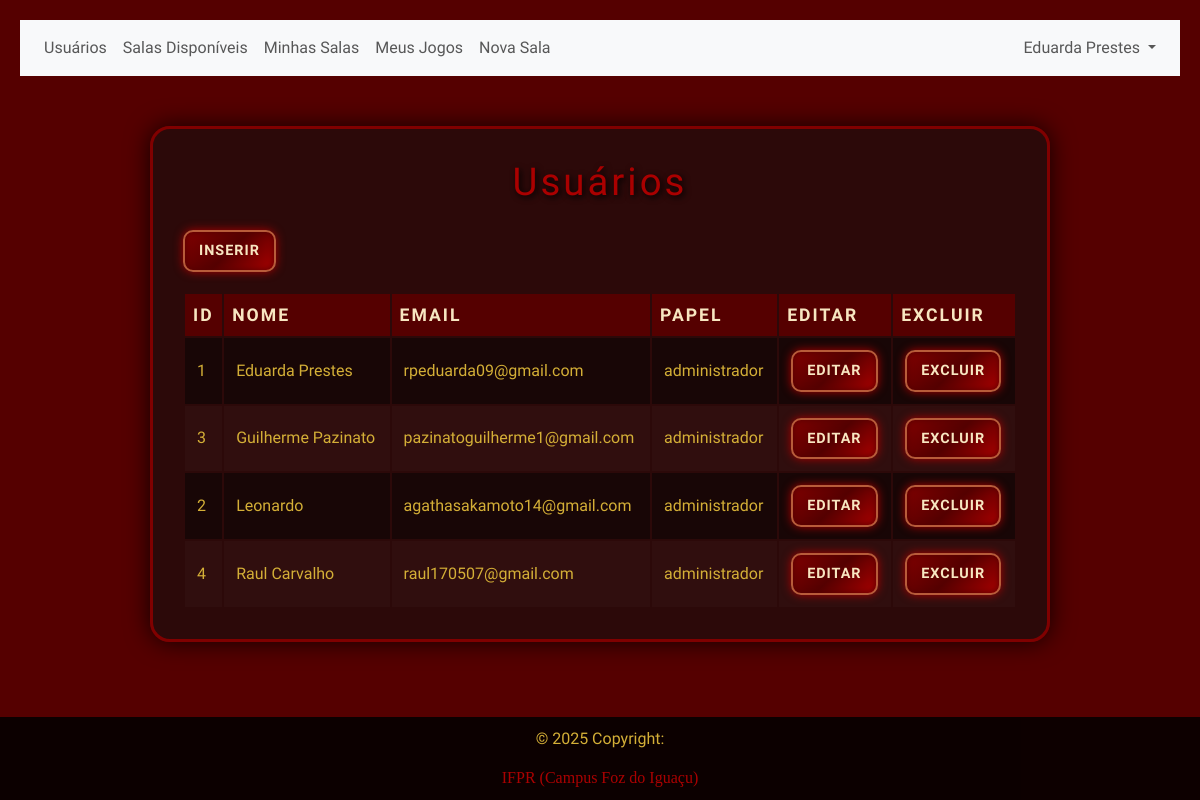
The page /app/controller/UsuarioController.php?action=list (signed in) on the database its author committed.
### tables this page shows
CREATE TABLE IF NOT EXISTS `usuarios` (
    `id` INT NOT NULL AUTO_INCREMENT,
    `papel` ENUM('jogador', 'administrador') NOT NULL,
    `nome` VARCHAR(100) NOT NULL,
    `apelido` VARCHAR(50) NULL DEFAULT NULL,
    `email` VARCHAR(100) NOT NULL,
    `telefone` VARCHAR(20) NULL DEFAULT NULL,
    `data_nascimento` DATE NOT NULL,
    `senha` VARCHAR(255) NOT NULL,
    `foto` VARCHAR(255) NULL,
    PRIMARY KEY (`id`),
    UNIQUE INDEX `email_unique` (`email` ASC),
    UNIQUE INDEX `apelido_unique` (`apelido` ASC)
);

### app/controller/UsuarioController.php (called while the page is built, shortened)
<?php
require_once(__DIR__ . "/Controller.php");
require_once(__DIR__ . "/../dao/UsuarioDAO.php");
require_once(__DIR__ . "/../model/Usuario.php");
class UsuarioController extends Controller
{
    private UsuarioDAO $usuarioDao;
    public function __construct()
    {
        $this->usuarioDao = new UsuarioDAO();
        $this->handleAction();
    }
    protected function list(string $msgErro = "", string $msgSucesso = "")
    {
        $dados["lista"] = $this->usuarioDao->list();
        $this->loadView("usuario/list.php", $dados,  $msgErro, $msgSucesso);
    }
}
new UsuarioController();

### app/model/Usuario.php (called while the page is built, shortened)
<?php
class Usuario
{
    private ?int $id;
    private ?string $papel;
    private ?string $nome;
    private ?string $email;
    public function getId(): ?int
    {
        return $this->id;
    }
    public function setId(?int $id): self
    {
        $this->id = $id;
        return $this;
    }
    public function getPapel(): ?string
    {
        return $this->papel;
    }
    public function setPapel(?string $papel): self
    {
        $this->papel = $papel;
        return $this;
    }
    public function getNome(): ?string
    {
        return $this->nome;
    }
    public function setNome(?string $nome): self
    {
        $this->nome = $nome;
        return $this;
    }
    public function getEmail(): ?string
    {
        return $this->email;
    }
    public function setEmail(?string $email): self
    {
        $this->email = $email;
        return $this;
    }
}

### app/dao/UsuarioDAO.php (called while the page is built, shortened)
<?php
include_once(__DIR__ . "/../model/Usuario.php");
class UsuarioDAO
{
    public function list()
    {
        $conn = Connection::getConn();
        $sql = "SELECT * FROM usuarios u ORDER BY u.nome";
        $stm = $conn->prepare($sql);
        $stm->execute();
        $result = $stm->fetchAll();
        return $this->mapUsuarios($result);
    }
    private function mapUsuarios($result)
    {
        $usuarios = array();
        foreach ($result as $reg) {
            $usuario = new Usuario();
            $usuario->setId($reg['id']);
            $usuario->setPapel($reg['papel']);
            $usuario->setNome($reg['nome']);
            $usuario->setApelido($reg['apelido']);
            $usuario->setEmail($reg['email']);
            $usuario->setTelefone($reg['telefone']);
            $usuario->setDataNascimento($reg['data_nascimento']);
            $usuario->setSenha($reg['senha']);
            $usuario->setFoto($reg['foto']);
            array_push($usuarios, $usuario);
        }
        return $usuarios;
    }
}

### app/view/usuario/list.php (the view, shortened to what this page needs)
<?php
require_once(__DIR__ . "/../include/header.php");
require_once(__DIR__ . "/../include/menu.php");
?>
<link rel="stylesheet" href="<?= BASEURL ?>/view/css/list.css">
<div class="container">
    <h1>Usuários</h1>
    <div class="row">
        <div class="col-3">
            <a class="btn"
               href="<?= BASEURL ?>/controller/UsuarioController.php?action=create">
               Inserir</a>
        </div>
        <div class="col-9">
        </div>
    </div>
    <div class="row" style="margin-top: 20px;">
        <div class="col-12">
            <table id="tabUsuarios">
                <thead>
                    <tr>
                        <th>ID</th>
                        <th>Nome</th>
                        <th>Email</th>
                        <th>Papel</th>
                        <th>Editar</th>
                        <th>Excluir</th>
                    </tr>
                </thead>
                <tbody>
                    <?php foreach ($dados['lista'] as $usu): ?>
                        <tr>
                            <td><?= $usu->getId(); ?></td>
                            <td><?= $usu->getNome(); ?></td>
                            <td><?= $usu->getEmail(); ?></td>
                            <td><?= $usu->getPapel(); ?></td>
                            <td>
                                <a class="btn"
                                   href="<?= BASEURL ?>/controller/UsuarioController.php?action=edit&id=<?= $usu->getId() ?>">
                                   Editar</a>
                            </td>
                            <td>
                                <a class="btn"
                                   onclick="return confirm('Confirma a exclusão do usuário?');"
                                   href="<?= BASEURL ?>/controller/UsuarioController.php?action=delete&id=<?= $usu->getId() ?>">
                                   Excluir</a>
                            </td>
                        </tr>
                    <?php endforeach; ?>
                </tbody>
            </table>
        </div>
    </div>
</div>
<?php
require_once(__DIR__ . "/../include/footer.php");
?>

### app/controller/Controller.php (shortened to what this page needs)
<?php
class Controller {
    protected function handleAction() {
        $action = NULL;
        if(isset($_GET['action']))
            $action = $_GET['action'];
        $this->callAction($action);
    }
    protected function callAction($methodName) {
        if($methodName && method_exists($this, $methodName))
            $this->$methodName();
        else {
            echo "Ação não encontrada no controller.<br>";
            echo "Verifique com o administrador do sistema.";
        }
    }
    protected function loadView(string $path, array $dados, string $msgErro = "", string $msgSucesso = "") {
        $caminho = __DIR__ . "/../view/" . $path;
        if(file_exists($caminho)) {
            require $caminho;
        } else {
            echo "Erro ao carrega a view solicitada<br>";
            echo "Caminho: " . $caminho;
        }
    }
}

### app/view/include/header.php (shortened to what this page needs)
<!DOCTYPE html>
<html lang="pt">
<head>
    <link href="https://cdn.jsdelivr.net/npm/bootstrap@5.3.3/dist/css/bootstrap.min.css" rel="stylesheet">
</head>
<body>

### app/view/include/menu.php (shortened to what this page needs)
<?php
$nome = "(Sessão expirada)";
if (isset($_SESSION[SESSAO_USUARIO_NOME]))
    $nome = $_SESSION[SESSAO_USUARIO_NOME];
?>
<link rel="stylesheet" href="<?= BASEURL ?>/view/css/menu.css">
<nav class="navbar navbar-expand-md bg-light px-3 mb-3">
    <div class="collapse navbar-collapse" id="navSite">
        <ul class="navbar-nav mr-auto">
            <li class="nav-item">
                <a class="nav-link" href="<?= BASEURL . '/controller/UsuarioController.php?action=list' ?>">
                    Usuários
                </a>
            </li>
            <li class="nav-item active">
                <a class="nav-link" href="<?= HOME_PAGE ?>">Salas Disponíveis</a>
            </li>
            <li class="nav-item">
                <a class="nav-link" href="<?= BASEURL . '/view/sala/minhas-salas.php' ?>">
                    Minhas Salas
                </a>
            </li>
            <li class="nav-item">
                <a class="nav-link" href="<?= BASEURL . '/view/sala/meus-jogos.php' ?>">
                    Meus Jogos
                </a>
            </li>
            <li class="nav-item">
                <a class="nav-link" href="<?= BASEURL . '/controller/SalaController.php?action=create' ?>">
                    Nova Sala
                </a>
            </li>
        </ul>
        <ul class="navbar-nav ms-auto mr-3">
            <li class="nav-item dropdown">
                <a class="nav-link dropdown-toggle" href="#" id="navbarUsuario"
                    data-bs-toggle="dropdown">
                    <?= $nome ?>
                </a>
            </li>
        </ul>
    </div>
</nav>

### app/view/include/footer.php (shortened to what this page needs)
<link rel="stylesheet" href="<?= BASEURL ?>/view/css/footer.css">
<footer>
    <div>
        © 2025 Copyright:
        <a href="https://foz.ifpr.edu.br" target="_blank">IFPR (Campus Foz do Iguaçu)</a>
    </div>
</footer>
</body>
</html>

### app/view/css/list.css (style rules this page uses)
body { background-color: #550000; font-family: 'Caudex', serif; color: #d4af37; margin: 0; padding: 20px; }
.container { background: rgba(40, 10, 10, 0.9); border: 3px solid #800000; padding: 30px; border-radius: 20px; box-shadow: 0 0 25px rgba(0,0,0,0.8); max-width: 900px; margin: 50px auto; backdrop-filter: blur(6px); }
h1 { font-family: 'Caudex', cursive; font-size: 2.4em; color: #aa0000; margin-bottom: 25px; text-align: center; text-shadow: 2px 2px 6px #000; letter-spacing: 3px; }
table { width: 100%; border-collapse:unset; margin-bottom: 0px; }
thead { background-color: #550000; }
thead th { color: #f8e6c1; font-size: 1.1em; padding: 8px; text-align: left; text-transform: uppercase; letter-spacing: 2px; }
tbody tr { background-color: rgba(20, 5, 5, 0.8); transition: background 0.3s ease; }
tbody tr:nth-child(even) { background-color: rgba(50, 15, 15, 0.8); }
td { padding: 12px; border-bottom: 2px; color: #d4af37; }
button, .btn { background: linear-gradient(135deg, #800000, #550000, #aa0000); border: 2px solid #b85c3a; padding: 8px 14px; border-radius: 10px; font-size: 0.9em; color: #f8e6c1; cursor: pointer; font-weight: bold; text-transform: uppercase; letter-spacing: 1px; box-shadow: 0 0 10px #aa0000, inset 0 0 6px #550000; transition: all 0.3s ease; }

### app/view/css/footer.css (style rules this page uses)
footer { position: fixed; bottom: 0; left: 0; width: 100%; background-color: rgba(0, 0, 0, 0.85); color: #d4af37; text-align: center; padding: 10px 0; font-family: 'Caudex', serif; }
footer a { display: block; margin-top: 15px; color: #aa0000; font-family: 'Cinzel', serif; text-decoration: none; transition: color 0.3s ease; }

### rows shown on the page
usuarios: id "1", nome "Eduarda Prestes", email "rpeduarda09@gmail.com", papel "administrador"
usuarios: id "3", nome "Guilherme Pazinato", email "pazinatoguilherme1@gmail.com", papel "administrador"
usuarios: id "2", nome "Leonardo", email "agathasakamoto14@gmail.com", papel "administrador"
usuarios: id "4", nome "Raul Carvalho", email "raul170507@gmail.com", papel "administrador"

### other values the page prints
$nome "Eduarda Prestes"
